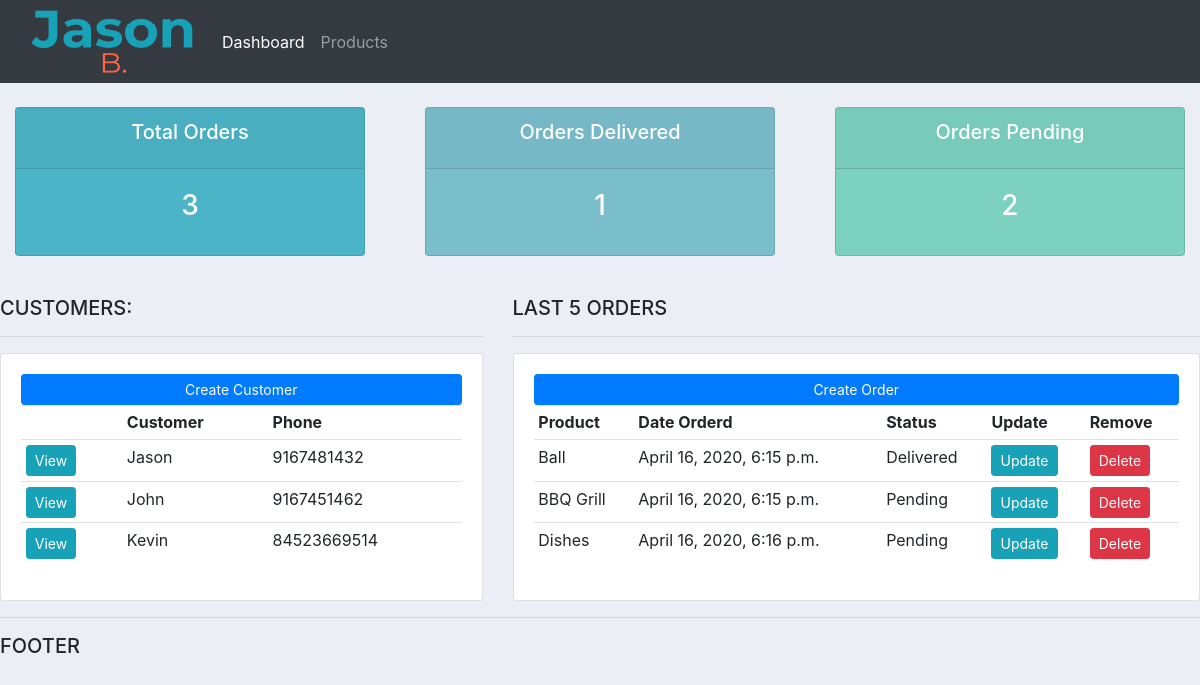
/accounts/, run on an earlier commit of the app's database.
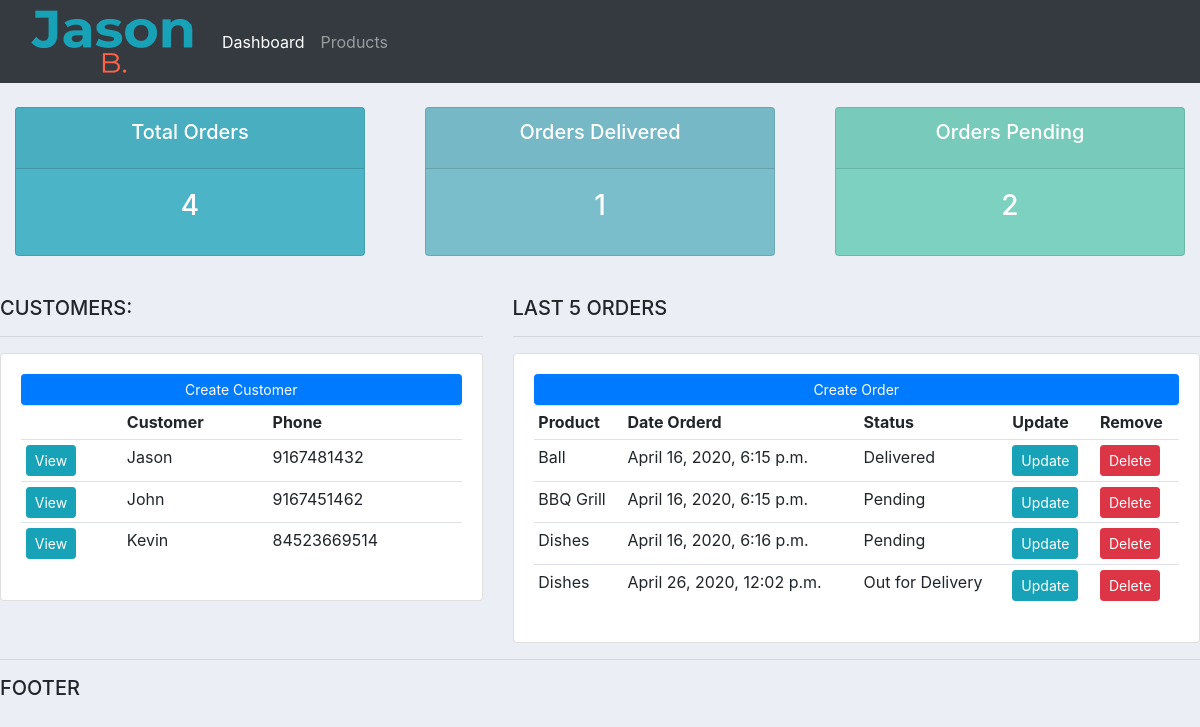
And on a later commit of the database.
### accounts/models.py (models this page shows, shortened)
class Customer(models.Model):
	name = models.CharField(max_length = 200, null = True)
	phone = models.CharField(max_length = 200, null = True)
	email = models.CharField(max_length = 200, null = True)
	date_created = models.DateTimeField(auto_now_add = True)

class Order(models.Model):
	STATUS = (
			('Pending','Pending'),
			('Out for Delivery','Out for Delivery'),
			('Delivered','Delivered'),
		)
	customer = models.ForeignKey(Customer, null = True, on_delete = models.SET_NULL) #Order inherits from customer and on deleting the customer the order remains with null value currosponding to the deleted customer
	products = models.ForeignKey(Product, null = True, on_delete = models.SET_NULL) #Order inherits from products and on deleting the product the order remains with null value currosponding to the deleted product
	date_created = models.DateTimeField(auto_now_add = True)
	status = models.CharField(max_length = 200, null = True, choices = STATUS)

class Product(models.Model):
	CATEGORY = (
	 		('Indoor','Indoor'),
	 		('Out Door','Out Door'),
	 	)
	name = models.CharField(max_length = 200, null = True)
	price = models.FloatField(null = True)
	category = models.CharField(max_length = 200, null = True, choices = CATEGORY)
	description = models.CharField(max_length = 200, null = True, blank = True)
	date_created = models.DateTimeField(auto_now_add = True)
	tags = models.ManyToManyField(Tag)
	def __str__(self):
		return self.name

### accounts/views.py (the view)
# urls.py: 2. Add a URL to urlpatterns:  path('', views.home, name='home')
def home(request):
	orders = Order.objects.all()
	customers = Customer.objects.all()
	total_customers = customers.count()
	total_orders = orders.count()
	orders_delivered = orders.filter(status = 'Delivered').count()
	orders_pending = orders.filter(status = 'Pending').count()
	container = {'orders':orders , 'customers': customers,
	'total_orders':total_orders,'total_customers':total_customers,
	'orders_delivered':orders_delivered,'orders_pending':orders_pending}
	return render(request, 'accounts/dashboard.html',container)

### accounts/templates/accounts/dashboard.html
{%  extends 'accounts/main.html' %}
{% block content %}
{%  include 'accounts/status.html' %}
<br>
<div class="row">
	<div class="col-md-5">
		<h5>CUSTOMERS:</h5>
		<hr>
		<div class="card card-body">
			<a class="btn btn-primary  btn-sm btn-block" href="#">Create Customer</a>
			<table class="table table-sm">
				<tr>
					<th></th>
					<th>Customer</th>
					<th>Phone</th>
				</tr>
				{%for customer in customers %}
				<tr>
					<td><a class = "btn btn-sm btn-info"  href = "{% url 'customers' customer.id %}">View</a></td>
					<td>{{customer.name}}</td>
					<td>{{customer.phone}}</td>
				</tr>
				{% endfor %}
			</table>
		</div>
	</div>
	<div class="col-md-7">
		<h5>LAST 5 ORDERS</h5>
		<hr>
		<div class="card card-body">
			<a class="btn btn-primary  btn-sm btn-block" href="{% url 'create_order' %}">Create Order</a>
			<table class="table table-sm">
				<tr>
					<th>Product</th>
					<th>Date Orderd</th>
					<th>Status</th>
					<th>Update</th>
					<th>Remove</th>
				</tr>
				{%for order in orders%}
				<tr>
					<td>{{order.products}}</td>
					<td>{{order.date_created}}</td>
					<td>{{order.status}}</td>
					<td><a class = "btn btn-sm btn-info" href = "{% url 'update_order' order.id %}">Update</a></td>
					<td><a class = "btn btn-sm btn-danger" href = "{% url 'delete_order' order.id %}">Delete</a></td>
				</tr>
				{%endfor%}
			</table>
		</div>
	</div>
</div>
{% endblock %}

What changed in the data, as far as the page shows it:
added Order: products "Dishes", date_created "April 26, 2020, 12:02 p.m.", status "Out for Delivery"
Also different on the page:
{{ total_orders }}: "3" → "4"
